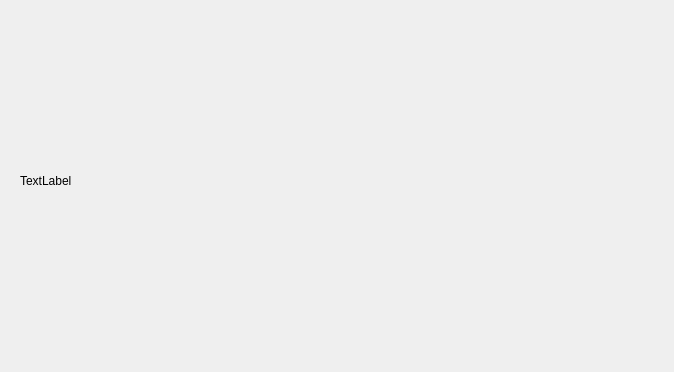
<?xml version="1.0" encoding="UTF-8"?>
<ui version="4.0">
 <class>MainWindow</class>
 <widget class="QMainWindow" name="MainWindow">
  <property name="geometry">
   <rect>
    <x>0</x>
    <y>0</y>
    <width>674</width>
    <height>372</height>
   </rect>
  </property>
  <property name="windowTitle">
   <string>MainWindow</string>
  </property>
  <widget class="QWidget" name="centralwidget">
   <widget class="QLabel" name="label">
    <property name="geometry">
     <rect>
      <x>20</x>
      <y>10</y>
      <width>631</width>
      <height>341</height>
     </rect>
    </property>
    <property name="text">
     <string>TextLabel</string>
    </property>
   </widget>
  </widget>
 </widget>
 <resources/>
 <connections/>
</ui>
